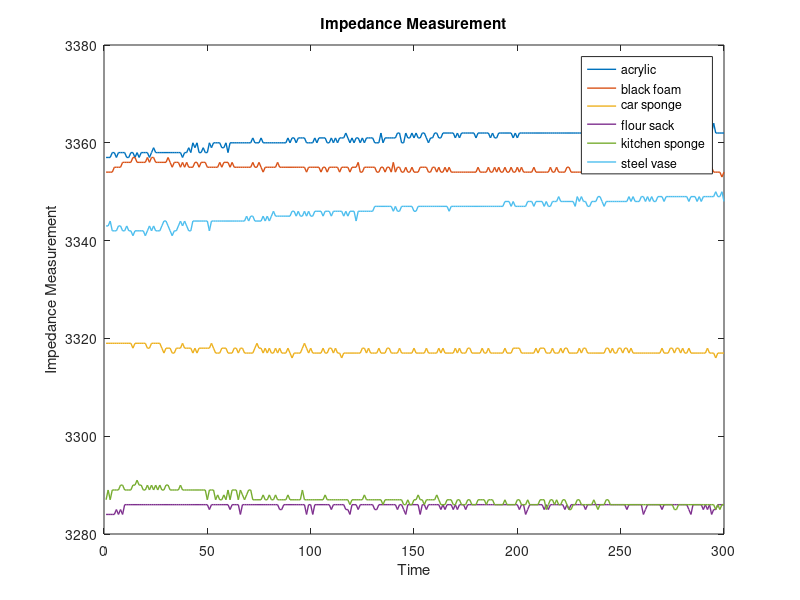

The MATLAB script that drew this image:
load('acrylic_211_03_HOLD.mat')
plot(F0Electrodes(1,1:300),'LineWidth',1); %plot Impedance on acrylic
hold on;
load('black_foam_110_03_HOLD.mat')
plot(F0Electrodes(1,1:300),'LineWidth',1); %plot Impedance on black_foam
load('car_sponge_101_03_HOLD.mat')
plot(F0Electrodes(1,1:300),'LineWidth',1); %plot Impedance on car_sponge
load('flour_sack_410_03_HOLD.mat')
plot(F0Electrodes(1,1:300),'LineWidth',1); %plot Impedance on flour_sack
load('kitchen_sponge_114_03_HOLD.mat')
plot(F0Electrodes(1,1:300),'LineWidth',1); %plot Impedance on kitchen_sponge
load('steel_vase_702_03_HOLD.mat')
plot(F0Electrodes(1,1:300),'LineWidth',1); %plot Impedance on steel_vase
hold off;
xlabel('Time')
ylabel('Impedance Measurement')
title('Impedance Measurement')
legend('acrylic','black foam','car sponge','flour sack','kitchen sponge','steel vase');
